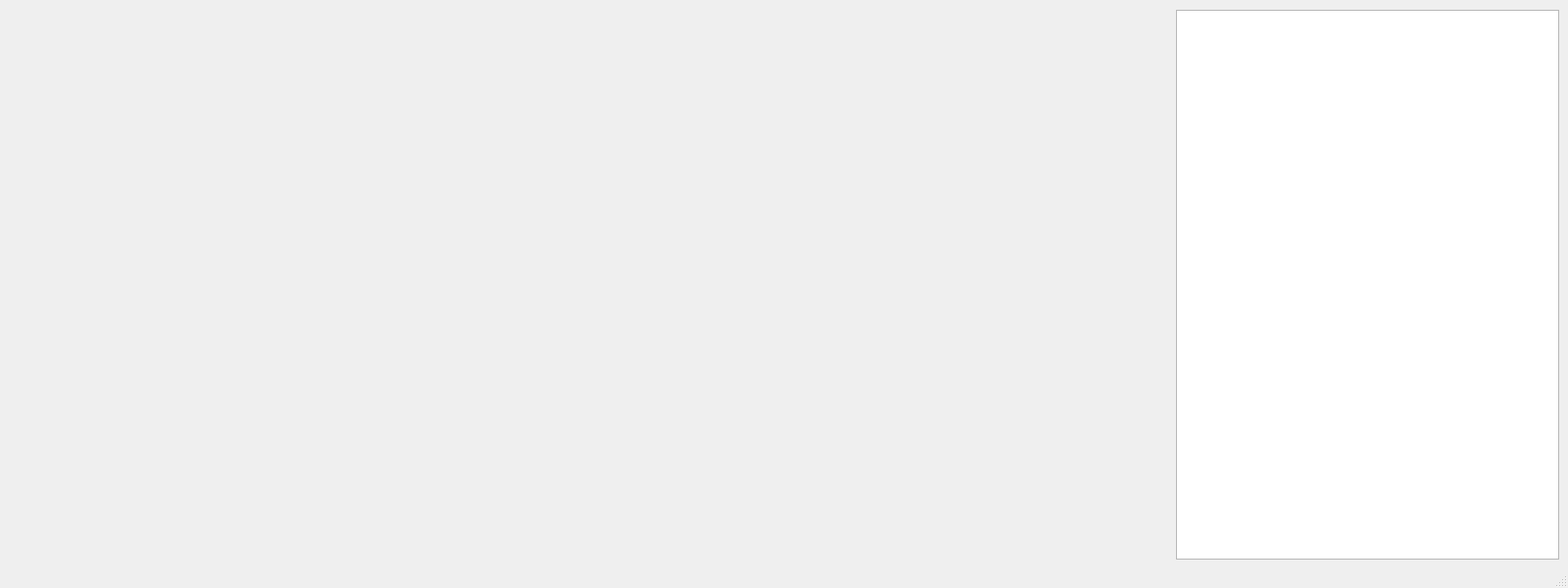
<?xml version="1.0" encoding="UTF-8"?>
<ui version="4.0">
 <class>MainWindow</class>
 <widget class="QMainWindow" name="MainWindow">
  <property name="geometry">
   <rect>
    <x>0</x>
    <y>0</y>
    <width>1600</width>
    <height>600</height>
   </rect>
  </property>
  <property name="windowTitle">
   <string>GY-521 User Interface</string>
  </property>
  <widget class="QWidget" name="centralwidget">
   <widget class="PlotWidget" name="gyroscrope_graph" native="true">
    <property name="geometry">
     <rect>
      <x>9</x>
      <y>9</y>
      <width>1182</width>
      <height>277</height>
     </rect>
    </property>
   </widget>
   <widget class="PlotWidget" name="accelerometer_graph" native="true">
    <property name="geometry">
     <rect>
      <x>9</x>
      <y>292</y>
      <width>1182</width>
      <height>277</height>
     </rect>
    </property>
   </widget>
   <widget class="QGraphicsView" name="graphicsView">
    <property name="geometry">
     <rect>
      <x>1200</x>
      <y>10</y>
      <width>391</width>
      <height>561</height>
     </rect>
    </property>
   </widget>
  </widget>
  <widget class="QStatusBar" name="statusbar"/>
 </widget>
 <customwidgets>
  <customwidget>
   <class>PlotWidget</class>
   <extends>QWidget</extends>
   <header>pyqtgraph</header>
   <container>1</container>
  </customwidget>
 </customwidgets>
 <resources/>
 <connections/>
</ui>
